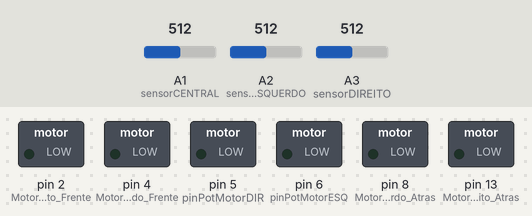
A sketch run on a simulated Arduino Uno, built with avr-gcc and run on an emulated ATmega328P. On the bench: switched loads named in the sketch (green lamp = pin HIGH). Inputs (shaded band) come from the test bench; at power-on: A1 (sensorCENTRAL) = 512, A2 (sensorESQUERDO) = 512, A3 (sensorDIREITO) = 512.

Above: at 4.2 s.
4.3 s: A1 (sensorCENTRAL) set to 308
5.8 s: A1 (sensorCENTRAL) set to 286
At 6.9 s:
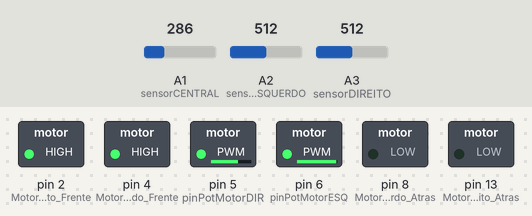
Timing chart, 0 to 8.8 s (numbered marks = the images above; inputs shaded):
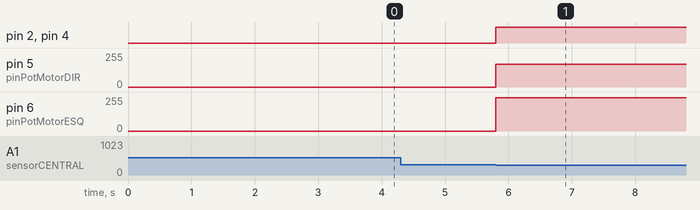

Measured:
- the behaviour switches between 301 and 300 on A1 (sensorCENTRAL) (found by bisection; images 0 and 1)
- after the input at 4.3 s, every drawn part: stays the same
- after the input at 5.8 s, pin 2 (MotorDireito_Frente), pin 4 (MotorEsquerdo_Frente): LOW → HIGH at once; pin 5 (pinPotMotorDIR): 0/255 → 170/255 at once; pin 6 (pinPotMotorESQ): 0/255 → 250/255 at once

The sketch:

seguidorLinha_andarBranco.ino
```cpp
//definição dos Sensores Infravermelho
#define sensorDIREITO A3
#define sensorESQUERDO A2
#define sensorCENTRAL A1

//variáveis para armazenar dados dos Sensores
int Dados_SensorDIREITO;
int Dados_SensorESQUERDO;
int Dados_SensorCENTRAL;

//definição da linha que divide preto e branco
//se maior que o limiar, será branco
//se menor que o limiar, será preto
#define limiar 300

//definição dos Pinos de Potência dos Motores
#define pinPotMotorESQ  6
#define pinPotMotorDIR  5

//definição dos Pinos de Direção de Rotação
//motor Direito
#define MotorDireito_Frente 2
#define MotorDireito_Atras 13
//motor Esquerdo
#define MotorEsquerdo_Frente 4
#define MotorEsquerdo_Atras 8

// definição de Velocidades
#define veloESQ1 250
#define veloDIR1 170
#define veloZero 0
#define veloCurvE 220
#define veloCurvD 170

//função que faz o carrinho ficar parado
void PARADO(){
  digitalWrite(MotorDireito_Frente, HIGH );
  digitalWrite(MotorDireito_Atras, LOW );
  digitalWrite(MotorEsquerdo_Frente, HIGH );
  digitalWrite(MotorEsquerdo_Atras, LOW );

  analogWrite(pinPotMotorESQ , veloZero);
  analogWrite(pinPotMotorDIR , veloZero);
}

//função que faz o carrinho andar para frente
void FRENTE(){
  digitalWrite(MotorDireito_Frente, HIGH );
  digitalWrite(MotorDireito_Atras, LOW );
  digitalWrite(MotorEsquerdo_Frente, HIGH );
  digitalWrite(MotorEsquerdo_Atras, LOW );

  analogWrite(pinPotMotorESQ , veloESQ1);
  analogWrite(pinPotMotorDIR , veloDIR1);
}

//função que faz o carrinho andar para a direita
//para virar à direita, o motor direito é desativado e o da esquerda é ativado
void DIREITA(){
  digitalWrite(MotorDireito_Frente, HIGH );
  digitalWrite(MotorDireito_Atras, LOW );
  digitalWrite(MotorEsquerdo_Frente, HIGH );
  digitalWrite(MotorEsquerdo_Atras, LOW );

  analogWrite(pinPotMotorESQ , veloZero);
  analogWrite(pinPotMotorDIR , veloCurvD);
}

//função que faz o carrinho andar para a esquerda
//para virar à esquerda, o motor esquerdo é desativado e o da direita é ativado
void ESQUERDA(){
  digitalWrite(MotorDireito_Frente, HIGH );
  digitalWrite(MotorDireito_Atras, LOW );
  digitalWrite(MotorEsquerdo_Frente, HIGH );
  digitalWrite(MotorEsquerdo_Atras, LOW );

  analogWrite(pinPotMotorESQ , veloCurvE);
  analogWrite(pinPotMotorDIR , veloZero);
}

// Função que faz o carrinho andar para trás
void TRAS() {
  digitalWrite(MotorDireito_Frente, LOW);
  digitalWrite(MotorDireito_Atras, HIGH);
  digitalWrite(MotorEsquerdo_Frente, LOW);
  digitalWrite(MotorEsquerdo_Atras, HIGH);

  analogWrite(pinPotMotorESQ, veloESQ1);
  analogWrite(pinPotMotorDIR, veloDIR1);
}

void setup() {
  //configuração dos Modos de Pino
  // INPUT = Entrada de Dados
  // OUTPUT = Saída de Dados

  //configuração dos Pinos dos Motores como SAÍDA
  pinMode(MotorDireito_Frente, OUTPUT);
  pinMode(MotorDireito_Atras, OUTPUT);
  pinMode(MotorEsquerdo_Frente, OUTPUT);
  pinMode(MotorEsquerdo_Atras, OUTPUT);

  //configuração das Potências dos Motores como SAÍDA
  pinMode(pinPotMotorESQ, OUTPUT);
  pinMode(pinPotMotorDIR, OUTPUT);

  //configuração dos Sensores como ENTRADA
  pinMode(sensorDIREITO , INPUT);
  pinMode(sensorESQUERDO , INPUT);
  pinMode(sensorCENTRAL , INPUT);

  delay(3000); //aguarda 3 segundos antes de iniciar
}

void loop() {
  // leitura dos dados dos sensores
  Dados_SensorCENTRAL = analogRead(sensorCENTRAL);
  Dados_SensorDIREITO = analogRead(sensorDIREITO);
  Dados_SensorESQUERDO = analogRead(sensorESQUERDO);

  // lógica para o movimento do carrinho baseado nos sensores
  // caso o sensor central esteja na linha branca e os outros sensores na linha preta, siga em frente
  if (Dados_SensorCENTRAL <= limiar && Dados_SensorESQUERDO >= limiar && Dados_SensorDIREITO >= limiar) {
    FRENTE();
  }

  // caso o sensor direito esteja na linha branca e os outros sensores na linha preta, vire à direita
  else if (Dados_SensorCENTRAL >= limiar && Dados_SensorESQUERDO <= limiar && Dados_SensorDIREITO >= limiar) {
    DIREITA();
  }

  // caso o sensor esquerdo esteja na linha branca e os outros sensores na linha preta, vire à esquerda
  else if (Dados_SensorCENTRAL >= limiar && Dados_SensorESQUERDO >= limiar && Dados_SensorDIREITO <= limiar) {
    ESQUERDA();
  }
}
```
